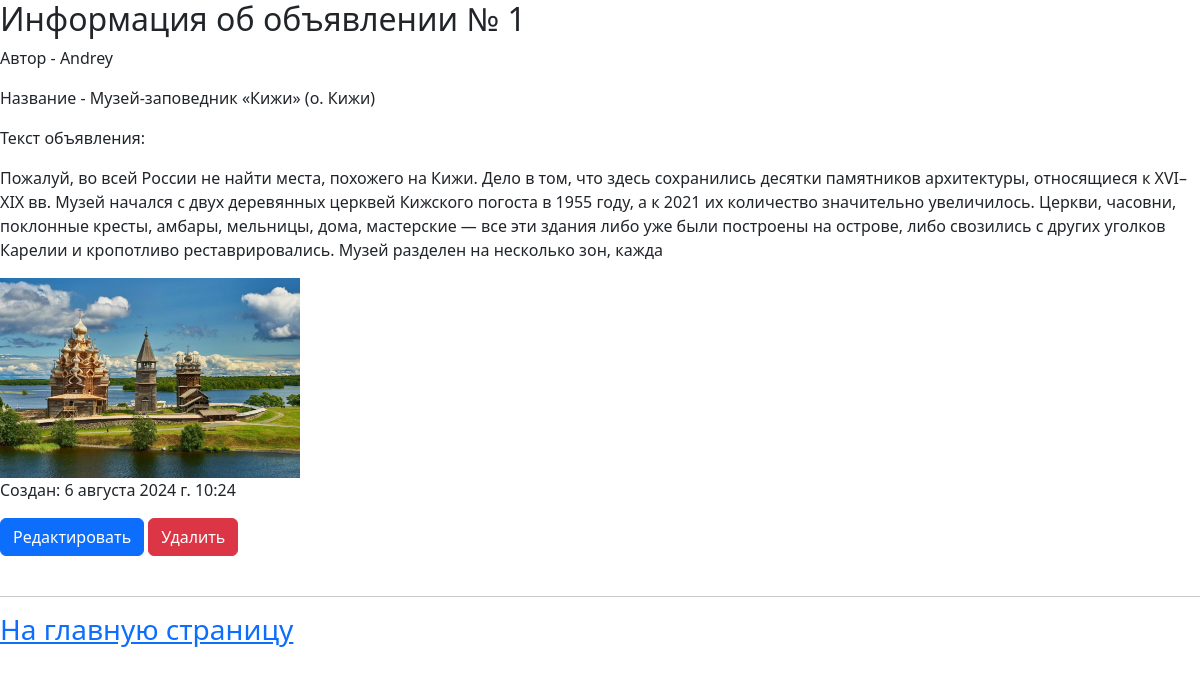
The app's page /board/posts/1/ with its own data.
### board/models.py (models this page shows, shortened)
class Post(models.Model):
    author = models.CharField(max_length=50, verbose_name='Автор')
    title = models.CharField(max_length=200, verbose_name='Заголовок')
    text = models.TextField(max_length=500, verbose_name='Текст объявления')
    created_at = models.DateTimeField(default=timezone.now, verbose_name='Опубликовано',
                                      editable=False)  # Параметр 'editable' отключает возможность для редактирования
    url_adders = models.CharField(max_length=150, verbose_name='Ссылка на сайт')
    image = models.ImageField(upload_to='posts/', null=True, verbose_name='Изображение')
    class Meta:  # Настроечный класс
        verbose_name = 'Объявление'
        verbose_name_plural = 'Объявления'

### board/views.py (the view)
# urls.py: path('posts/<int:pk>/', post_detail, name='post_detail'),
def post_detail(request, pk):
    posts = get_object_or_404(Post, pk=pk)
    context = {
        'title': 'Информация о посте',
        'posts': posts
    }
    return render(request, template_name='board/post_detail.html', context=context)

### board/templates/board/post_detail.html (shortened to what this page needs)
{% extends 'board/base.html' %}
{% block content %}
<link  href="https://cdn.jsdelivr.net/npm/bootstrap@5.3.3/dist/css/bootstrap.min.css" rel="stylesheet"
>
<h2>Информация об объявлении № {{posts.id}}</h2>
<p>Автор - {{posts.author}}</p>
<p>Название - {{posts.title}}</p>
<p>Текст объявления:</p>
<p>{{posts.text}}</p>
{% if posts.image %}
    <img width="300px" height="200px" src="{{posts.image.url}}">
{% endif %}
<br>
<p>Создан: {{posts.created_at}}</p>
<div>
    <a href="{% url 'board:post_edit' pk=posts.id%}" class="btn btn-primary">Редактировать</a>
    <form action="{url 'board:post_delete' pk=posts.id%}" method="post" style="display:inline">
        <button type="submit" class="btn btn-danger">Удалить</button>
    </form>
</div>
<br>
<hr>
<a href="{% url 'board:index'%}"><h3>На главную страницу</h3></a>
{% endblock content %}

### records on screen
Post: author "Andrey", title "Музей-заповедник «Кижи» (о. Кижи)", text "Пожалуй, во всей России не найти места, похожего на Кижи. Дело в том, что здесь сохранились десятки памятников архитектуры, относящиеся к XVI–XIX вв. Музей начался с двух деревянных церквей Кижского погоста в 1955 году, а к 2021 их количество значительно увеличилось. Церкви, часовни, поклонные кресты, амбары, мельницы, дома, мастерские — все эти здания либо уже были построены на острове, либо свозились с других уголков Карелии и кропотливо реставрировались. Музей разделен на несколько зон, кажда", image (picture), created_at "6 августа 2024 г. 10:24"
